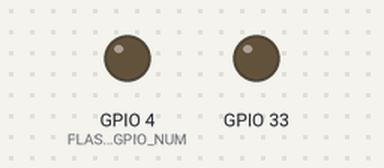
This sketch was run on a simulated ESP32. Parts: output pins drawn as LEDs (lit = HIGH). WiFi joins after 1.5 s; servers stay silent unless stated; the camera gives no picture; what the sketch prints to the serial monitor is not drawn.

Above: at 0.1 s.
At 2.8 s:
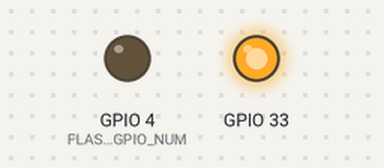
Timing chart, 0 to 4.3 s (numbered marks = the images above):
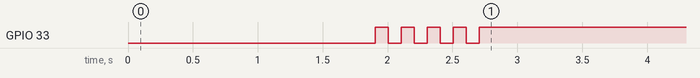

The sketch:

ESP32Code.ino
```cpp
// REDACTED COPY — Wi-Fi SSID/password and device IPs replaced with placeholders.
// Do NOT commit the original files with credentials to GitHub.
#include "WiFi.h"
#include "esp_camera.h"
#include "esp_http_server.h"

// --- YOUR WI-FI CREDENTIALS ---
const char* ssid = "<YOUR_WIFI_SSID>";
const char* password = "<YOUR_WIFI_PASSWORD>";

// --- PIN DEFINITIONS ---
#define FLASH_GPIO_NUM    4
#define PWDN_GPIO_NUM     32
#define RESET_GPIO_NUM    -1
#define XCLK_GPIO_NUM     0
#define SIOD_GPIO_NUM     26
#define SIOC_GPIO_NUM     27
#define Y9_GPIO_NUM       35
#define Y8_GPIO_NUM       34
#define Y7_GPIO_NUM       39
#define Y6_GPIO_NUM       36
#define Y5_GPIO_NUM       21
#define Y4_GPIO_NUM       19
#define Y3_GPIO_NUM       18
#define Y2_GPIO_NUM       5
#define VSYNC_GPIO_NUM    25
#define HREF_GPIO_NUM     23
#define PCLK_GPIO_NUM     22

httpd_handle_t server = NULL;

static camera_config_t config = {
    .pin_pwdn = PWDN_GPIO_NUM,
    .pin_reset = RESET_GPIO_NUM,
    .pin_xclk = XCLK_GPIO_NUM,
    .pin_sscb_sda = SIOD_GPIO_NUM,
    .pin_sscb_scl = SIOC_GPIO_NUM,
    .pin_d7 = Y9_GPIO_NUM,
    .pin_d6 = Y8_GPIO_NUM,
    .pin_d5 = Y7_GPIO_NUM,
    .pin_d4 = Y6_GPIO_NUM,
    .pin_d3 = Y5_GPIO_NUM,
    .pin_d2 = Y4_GPIO_NUM,
    .pin_d1 = Y3_GPIO_NUM,
    .pin_d0 = Y2_GPIO_NUM,
    .pin_vsync = VSYNC_GPIO_NUM,
    .pin_href = HREF_GPIO_NUM,
    .pin_pclk = PCLK_GPIO_NUM,
    .xclk_freq_hz = 20000000,
    .ledc_timer = LEDC_TIMER_0,
    .ledc_channel = LEDC_CHANNEL_0,
    .pixel_format = PIXFORMAT_JPEG,

    // --- HIGH QUALITY SETTINGS (SXGA 1280x1024) ---
    // We use SXGA as requested (one step below max)
    .frame_size = FRAMESIZE_SXGA,
    .jpeg_quality = 10,             // 10 is very good quality (lower is better)
    .fb_count = 1,
    .grab_mode = CAMERA_GRAB_LATEST
};

// 1. Capture Handler
esp_err_t handle_capture(httpd_req_t *req) {
    // Capture the image
    camera_fb_t *fb = esp_camera_fb_get();
    if (!fb) {
        Serial.println("Camera Capture Failed");
        httpd_resp_send_500(req);
        return ESP_FAIL;
    }

    // Send the image directly (No Stream wrapper needed here)
    httpd_resp_set_type(req, "image/jpeg");
    httpd_resp_set_hdr(req, "Content-Disposition", "inline; filename=capture.jpg");
    httpd_resp_send(req, (const char *)fb->buf, fb->len);

    // Clean up
    esp_camera_fb_return(fb);
    return ESP_OK;
}

// 2. Flash Control Handler
esp_err_t handle_flash(httpd_req_t *req) {
    char buf[10];
    if (httpd_req_get_url_query_str(req, buf, 10) == ESP_OK) {
        if (strstr(buf, "v=1")) digitalWrite(FLASH_GPIO_NUM, HIGH);
        else digitalWrite(FLASH_GPIO_NUM, LOW);
    }
    httpd_resp_send(req, "OK", 2);
    return ESP_OK;
}

void start_web_server() {
    httpd_config_t conf = HTTPD_DEFAULT_CONFIG();

    // Increase stack size for handling larger requests if needed
    conf.stack_size = 8192;

    httpd_uri_t capture_uri = { .uri = "/capture", .method = HTTP_GET, .handler = handle_capture };
    httpd_uri_t flash_uri   = { .uri = "/flash",   .method = HTTP_GET, .handler = handle_flash };

    if (httpd_start(&server, &conf) == ESP_OK) {
        httpd_register_uri_handler(server, &capture_uri);
        httpd_register_uri_handler(server, &flash_uri);
    }
}

void setup() {
    Serial.begin(115200);
    Serial.println("\n\n--- ESP32 STARTING ---");

    pinMode(FLASH_GPIO_NUM, OUTPUT);
    digitalWrite(FLASH_GPIO_NUM, LOW);

    // Safety Check for PSRAM (Required for High Res)
    if(psramFound()){
        config.frame_size = FRAMESIZE_SXGA; // 1280x1024
        config.jpeg_quality = 10;
        config.fb_count = 1;
    } else {
        Serial.println("Warning: No PSRAM found. Lowering resolution to SVGA");
        config.frame_size = FRAMESIZE_SVGA; // 800x600 (Fallback)
        config.jpeg_quality = 12;
        config.fb_count = 1;
    }

    // 1. Init Camera
    if (esp_camera_init(&config) != ESP_OK) {
        Serial.println("CRITICAL ERROR: Camera Init Failed");
        return;
    }

    // 2. Connect Wi-Fi
    WiFi.begin(ssid, password);
    Serial.print("Connecting to Wi-Fi");

    int retries = 0;
    while (WiFi.status() != WL_CONNECTED) {
        delay(500);
        Serial.print(".");
        retries++;
        if (retries > 30) {
            Serial.println("\nERROR: Wi-Fi Timeout. Restarting...");
            delay(3000);
            ESP.restart();
        }
    }

    Serial.println("\nSUCCESS: WiFi Connected!");
    start_web_server();

    Serial.print("SYSTEM READY! IP: http://");
    Serial.print(WiFi.localIP());
    Serial.println("/capture");

    // Blink Status LED
    pinMode(33, OUTPUT);
    for(int i=0; i<5; i++) {
        digitalWrite(33, LOW); delay(100); digitalWrite(33, HIGH); delay(100);
    }
}

void loop() {
    delay(10);
}
```
